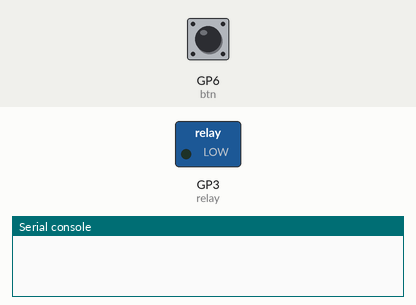
This program was run on a simulated Raspberry Pi Pico running CircuitPython. Parts: switched loads named in the program (green lamp = pin HIGH), the last lines printed to the serial console. Inputs (shaded band) come from the test bench; at power-on: GP6 (btn) HIGH.

Above: at 1.2 s.
1.3 s: GP6 (btn) pulled LOW for 0.15 s
At 2.5 s:
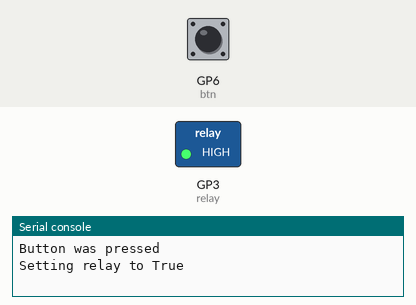
2.9 s: GP6 (btn) pulled LOW for 1 s
At 3.9 s:
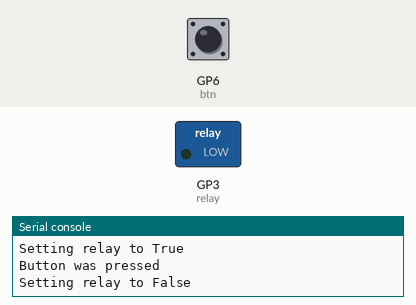
5.4 s: GP6 (btn) pulled LOW for 3.2 s
At 5.8 s:
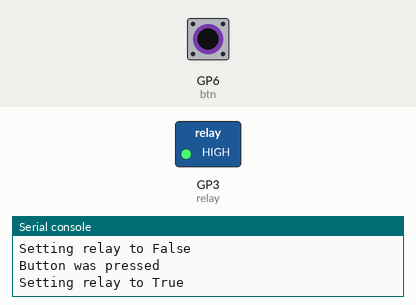
Timing chart, 0 to 8.4 s (numbered marks = the images above; inputs shaded):
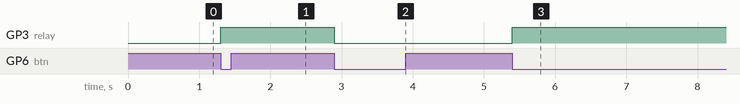

The program:

code.py
```python
# same code as controlling a simple LED

import time
import board
import digitalio

btn = digitalio.DigitalInOut(board.GP6)
btn.direction = digitalio.Direction.INPUT
btn.pull = digitalio.Pull.UP

relay = digitalio.DigitalInOut(board.GP3)
relay.direction = digitalio.Direction.OUTPUT

btn_previous_state = True

while True:
    btn_current_state = btn.value
    # Only handling button key press down (if button is pressed then voltage on the pin is low, which equals to False)
    if btn_current_state != btn_previous_state and btn_current_state == False:
        print("Button was pressed")
        print("Setting relay to", not relay.value)
        relay.value = not relay.value

    btn_previous_state = btn_current_state
```

Measured:
- after the input at 1.3 s, GP3 (relay): LOW → HIGH at once
- after the input at 2.9 s, GP3 (relay): HIGH → LOW at once
- after the input at 5.4 s, GP3 (relay): LOW → HIGH at once
